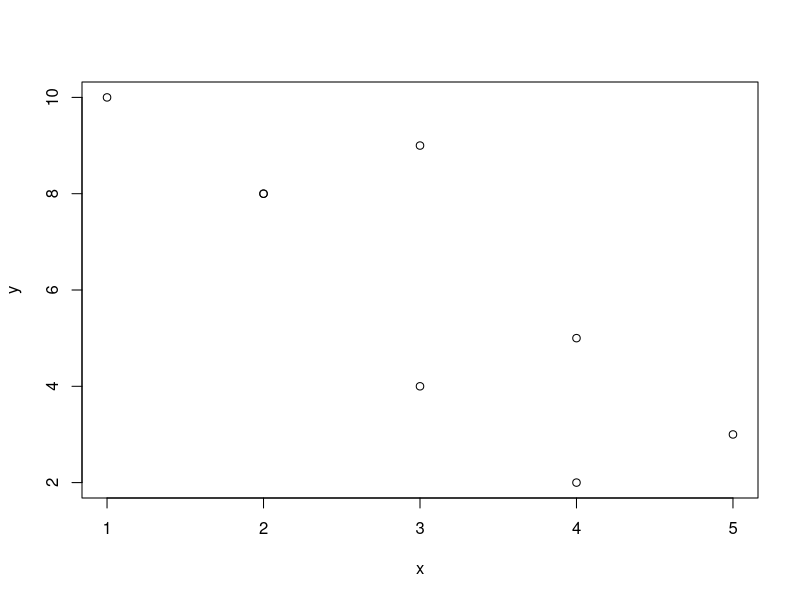
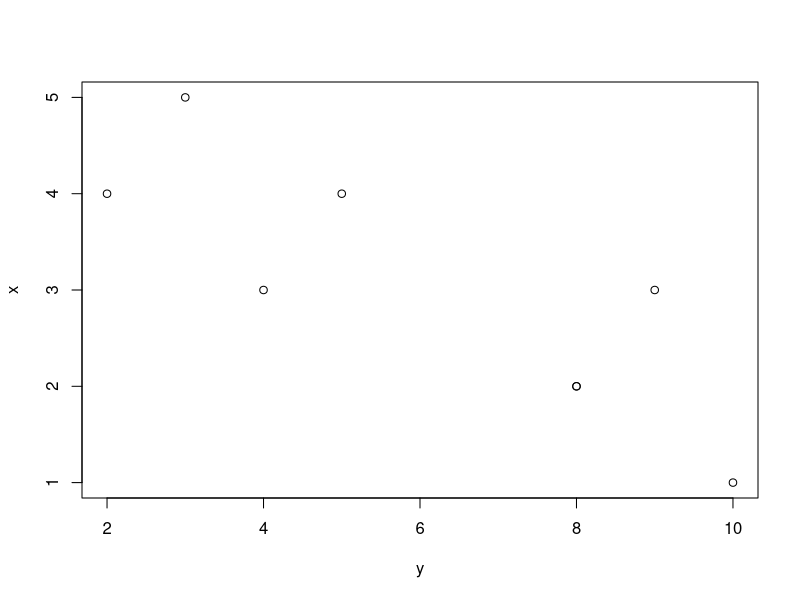
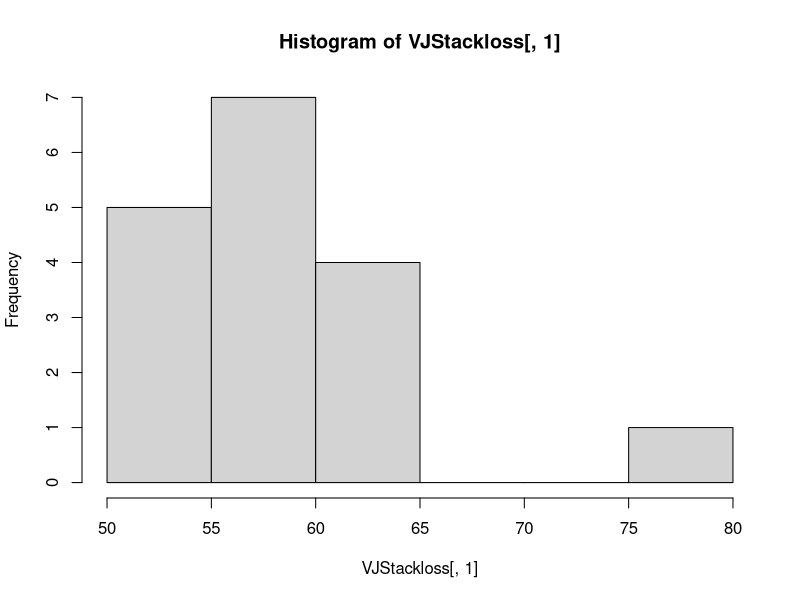
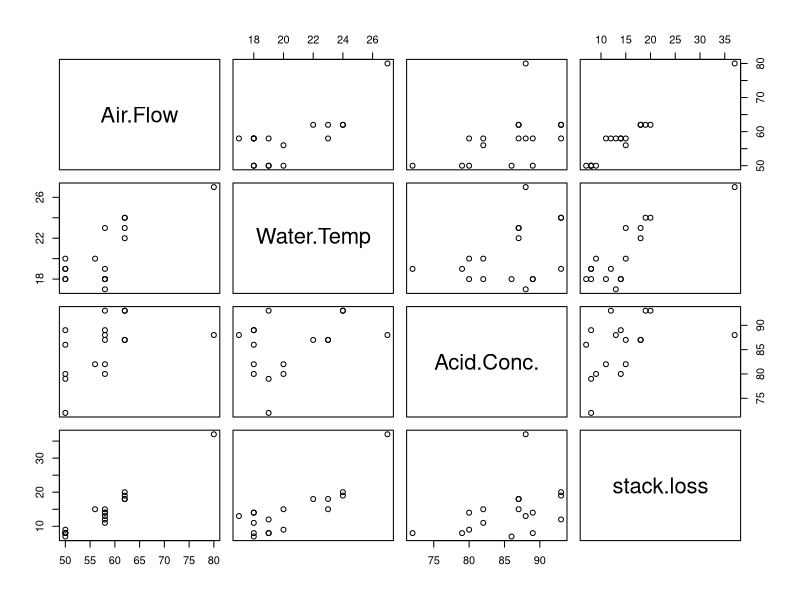

Reproduce these figures in R, in order.
# Here is R code for Stat 587-1 Lab #1

# Steps 1 to 5

x<-c(1,1,2,3,4,5,3,4)

y<-c(10,8,8,9,5,3,4,2)

2*x
exp(x)
x*y
x+y
x%*%t(y)
t(x)%*%y

objects()

z<-x-y
w<-log(x)+y
z
w

# Steps 6 to 10

objects()

rm(w)
objects()

rm(list=ls())
objects()

x<-c(1,1,2,3,4,5,3,4)
y<-c(10,8,8,9,5,3,4,2)

x[3]
x[3:5]

# Steps 11 to 15

x
x[2]<-2
x

mean(x)
sd(x)

plot(x,y)
plot(y,x)

z<-cbind(x[1:4],y[5:8])
w<-rbind(x[1:4],y[5:8])
z
w
z[2,1]
w[2,1]

library(datasets)
stackloss

# Steps 16 to 20

objects()

Stackloss<-stackloss
objects()

VJStackloss<-Stackloss[-c(1,3,4,21),]
VJStackloss
rownames(VJStackloss)<-1:17

summary(VJStackloss)
VJStackloss[3,3]

VJStackloss[,1]

# Steps 21 to 22

hist(VJStackloss[,1])

pairs(VJStackloss)